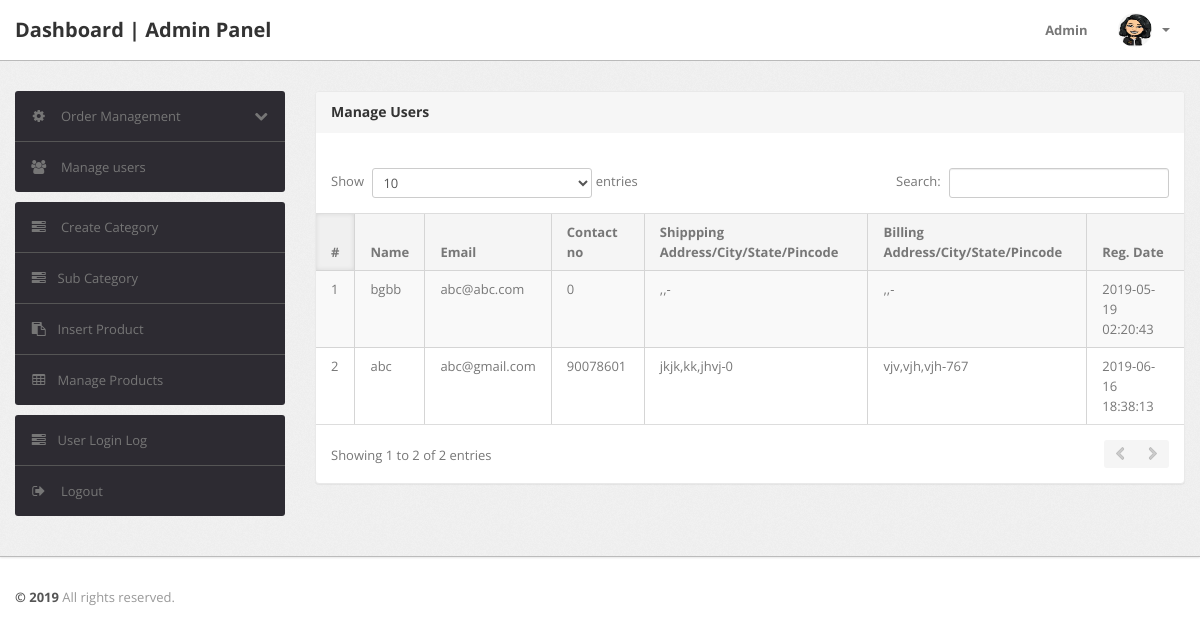
The page /admin/manage-users.php (signed in) on the database its author committed.
### tables this page shows
CREATE TABLE `users` (
  `id` int(11) NOT NULL,
  `name` varchar(255) DEFAULT NULL,
  `email` varchar(255) DEFAULT NULL,
  `contactno` bigint(11) DEFAULT NULL,
  `password` varchar(255) DEFAULT NULL,
  `shippingAddress` longtext,
  `shippingState` varchar(255) DEFAULT NULL,
  `shippingCity` varchar(255) DEFAULT NULL,
  `shippingPincode` int(11) DEFAULT NULL,
  `billingAddress` longtext,
  `billingState` varchar(255) DEFAULT NULL,
  `billingCity` varchar(255) DEFAULT NULL,
  `billingPincode` int(11) DEFAULT NULL,
  `regDate` timestamp NOT NULL DEFAULT CURRENT_TIMESTAMP,
  `updationDate` varchar(255) DEFAULT NULL
);

### admin/manage-users.php (the view, shortened to what this page needs)
<?php
include('include/config.php');
if(strlen($_SESSION['alogin'])==0)
	{
header('location:index.php');
}
else{
?>
<!DOCTYPE html>
<html lang="en">
<head>
	<link type="text/css" href="bootstrap/css/bootstrap.min.css" rel="stylesheet">
	<link type="text/css" href="bootstrap/css/bootstrap-responsive.min.css" rel="stylesheet">
	<link type="text/css" href="css/theme.css" rel="stylesheet">
	<link type="text/css" href="images/icons/css/font-awesome.css" rel="stylesheet">
</head>
<body>
<?php include('include/header.php');?>
	<div class="wrapper">
		<div class="container">
			<div class="row">
<?php include('include/sidebar.php');?>
			<div class="span9">
					<div class="content">
	<div class="module">
							<div class="module-head">
								<h3>Manage Users</h3>
							</div>
							<div class="module-body table">
									<br />
								<table cellpadding="0" cellspacing="0" border="0" class="datatable-1 table table-bordered table-striped	 display" width="100%">
									<thead>
										<tr>
											<th>#</th>
											<th> Name</th>
											<th>Email </th>
											<th>Contact no</th>
											<th>Shippping Address/City/State/Pincode </th>
											<th>Billing Address/City/State/Pincode </th>
											<th>Reg. Date </th>
										</tr>
									</thead>
									<tbody>
<?php $query=mysqli_query($con,"select * from users");
$cnt=1;
while($row=mysqli_fetch_array($query))
{
?>
										<tr>
											<td><?php echo htmlentities($cnt);?></td>
											<td><?php echo htmlentities($row['name']);?></td>
											<td><?php echo htmlentities($row['email']);?></td>
											<td> <?php echo htmlentities($row['contactno']);?></td>
											<td><?php echo htmlentities($row['shippingAddress'].",".$row['shippingCity'].",".$row['shippingState']."-".$row['shippingPincode']);?></td>
											<td><?php echo htmlentities($row['billingAddress'].",".$row['billingCity'].",".$row['billingState']."-".$row['billingPincode']);?></td>
											<td><?php echo htmlentities($row['regDate']);?></td>
										<?php $cnt=$cnt+1; } ?>
								</table>
							</div>
						</div>
					</div>
				</div>
			</div>
		</div>
	</div>
<?php include('include/footer.php');?>
</body>
<?php } ?>

### admin/css/theme.css (style rules this page uses)
body { font-size: 13px; font-family: 'Open Sans', Arial, sans-serif; background: #fff; color: #777 }
h1, h2, h3, h4, h5, h6 { color: #333; margin-top: 0 }
h3 { font-size: 20px }
.wrapper { background: url(../images/bg.png) #eee; border-bottom: 1px solid #bbb; -webkit-box-shadow: 0 1px 2px rgba(0,0,0,0.1); -moz-box-shadow: 0 1px 2px rgba(0,0,0,0.1); box-shadow: 0 1px 2px rgba(0,0,0,0.1); padding: 30px 0 }
.module { background: #fff; -webkit-border-radius: 3px; -moz-border-radius: 3px; border-radius: 3px; border: 1px solid #ccc; border-bottom-color: #bbb; -webkit-box-shadow: 0 0 1px rgba(0,0,0,0.2); -moz-box-shadow: 0 0 1px rgba(0,0,0,0.2); box-shadow: 0 0 1px rgba(0,0,0,0.2); margin-bottom: 30px }
.table { margin-bottom: 0 }
.table th, .table td { border-color: #d5d5d5!important }
.table-bordered thead:first-child tr:first-child>th:first-child, .table-bordered tbody:first-child tr:first-child>td:first-child { -webkit-border-top-left-radius: 2px; -moz-border-radius-topleft: 2px; border-top-left-radius: 2px }
.table-bordered thead:first-child tr:first-child>th:last-child, .table-bordered tbody:first-child tr:first-child>td:last-child { -webkit-border-top-right-radius: 2px; -moz-border-radius-topright: 2px; border-top-right-radius: 2px }
.table-bordered thead:last-child tr:last-child>th:first-child, .table-bordered tbody:last-child tr:last-child>td:first-child, .table-bordered tfoot:last-child tr:last-child>td:first-child { -webkit-border-bottom-left-radius: 2px; -moz-border-radius-bottomleft: 2px; border-bottom-left-radius: 2px }
.table-bordered thead:last-child tr:last-child>th:last-child, .table-bordered tbody:last-child tr:last-child>td:last-child, .table-bordered tfoot:last-child tr:last-child>td:last-child { -webkit-border-bottom-right-radius: 2px; -moz-border-radius-bottomright: 2px; border-bottom-right-radius: 2px }
.module { box-shadow: 0 0 3px rgba(0,0,0,.1); border-color: #e9e9e9; margin-bottom: 20px; background-color: #fff; border-radius: 4px; -webkit-box-shadow: 0 1px 1px rgba(0,0,0,.05); box-shadow: 0 1px 1px rgba(0,0,0,.05); }
.module-head { color: #767676; background-color: #f6f6f6; border-color: #e9e9e9; padding: 10px 15px; border-bottom: 1px solid transparent; border-top-right-radius: 3px; border-top-left-radius: 3px; }
.module-head h3 { font-size: 14px; line-height: 20px; height: 20px; margin: 0 }
.module-body { padding: 15px }
.module-body.table { padding: 15px 0 }
.module-body.table .table th, .module-body.table .table td { padding-left: 15px; padding-right: 15px }
.dataTables_wrapper table th { background: #f5f5f5; cursor: pointer }
.dataTables_wrapper table th.sorting_asc, .dataTables_wrapper table th.sorting_desc { background: #f0f0f0; -webkit-box-shadow: 0 0 5px rgba(0,0,0,0.1) inset; -moz-box-shadow: 0 0 5px rgba(0,0,0,0.1) inset; box-shadow: 0 0 5px rgba(0,0,0,0.1) inset }
.dataTables_wrapper .table-bordered { -webkit-border-radius: 0; -moz-border-radius: 0; border-radius: 0; border-left: 0; border-right: 0 }
.dataTables_wrapper .table-bordered thead tr>th:first-child, .dataTables_wrapper .table-bordered tbody tr>td:first-child, .dataTables_wrapper .table-bordered tfoot tr>td:first-child, .dataTables_wrapper .table-bordered tfoot tr>th:first-child { border-left: 0 }
.dataTables_wrapper .table-bordered thead:first-child tr:first-child>th:first-child, .dataTables_wrapper .table-bordered tbody:first-child tr:first-child>td:first-child { -webkit-border-top-left-radius: 0; -moz-border-radius-topleft: 0; border-top-left-radius: 0 }
.dataTables_wrapper .table-bordered thead:first-child tr:first-child>th:last-child, .dataTables_wrapper .table-bordered tbody:first-child tr:first-child>td:last-child { -webkit-border-top-right-radius: 0; -moz-border-radius-topright: 0; border-top-right-radius: 0 }
.dataTables_wrapper .table-bordered thead:last-child tr:last-child>th:first-child, .dataTables_wrapper .table-bordered tbody:last-child tr:last-child>td:first-child, .dataTables_wrapper .table-bordered tfoot:last-child tr:last-child>td:first-child { -webkit-border-bottom-left-radius: 0; -moz-border-radius-bottomleft: 0; border-bottom-left-radius: 0 }
.dataTables_wrapper .table-bordered thead:last-child tr:last-child>th:last-child, .dataTables_wrapper .table-bordered tbody:last-child tr:last-child>td:last-child, .dataTables_wrapper .table-bordered tfoot:last-child tr:last-child>td:last-child { -webkit-border-bottom-right-radius: 0; -moz-border-radius-bottomright: 0; border-bottom-right-radius: 0 }

### rows shown on the page
users: name "bgbb", email "abc@abc.com", contactno "0", shippingAddress+shippingCity+shippingState ",,-", billingAddress+billingCity+billingState ",,-", regDate "2019-05-19 02:20:43"
users: name "abc", email "abc@gmail.com", contactno "90078601", shippingAddress+shippingCity+shippingState "jkjk,kk,jhvj-0", billingAddress+billingCity+billingState "vjv,vjh,vjh-767", regDate "2019-06-16 18:38:13"
